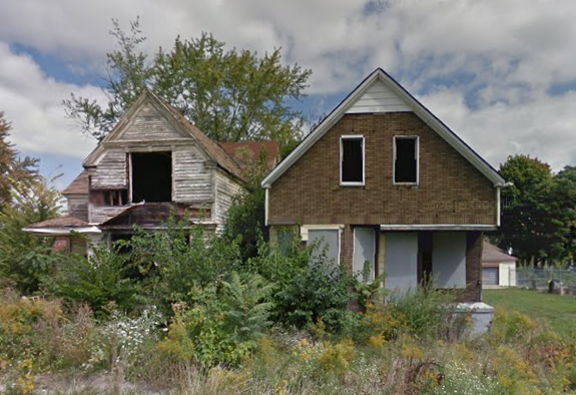
#> input picture static/images/Blighted_House.png, 576 x 395 px
$ jupyter execute Image_analysis_house.ipynb   (shell and % lines are left out)   (older library calls are emulated)
#> lines starting #> are read from the running program, lines starting #| are printed output that depends on the picture; after the words box and inside, x2 and y2 are one past the last pixel; in counts of white or black regions, pixels touching at a corner belong together
[cell 1]
from __future__ import division, print_function

# Image as an numpy array
Images are represented as standard numpy arrays. This allows maximum inter operability with other libraries in the scientific Python ecosystem, such as matplotlit, scipy, and scikit-learn.

Let's see how to build a grayscale inmage as a 2D array.

[cell 2]
import numpy as np
from matplotlib import pyplot as plt

#Let's see what np.random.random generates.
print(np.random.random(10))  # Uniform distribution in [0, 1]

random_image = np.random.random([250, 250])

plt.imshow(random_image, cmap="gray", interpolation="nearest")
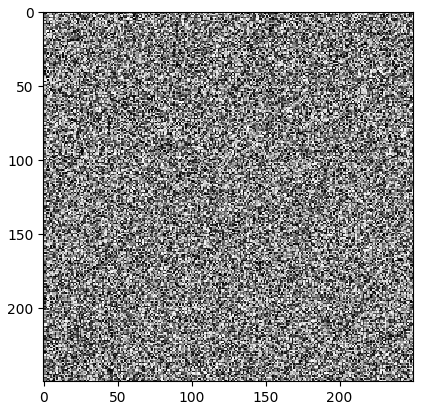
#> figure drawn by matplotlib, 1 panel

# Change the Default

(1) Change the default colormap:
plt.rcParams["image.cmap"] = "gray"

(2) Change the interpolation
plt.rcParams["image.interpolation"] = "nearest"

[cell 3]
plt.rcParams["image.cmap"] = "gray"
plt.rcParams["image.interpolation"] = "nearest"

# Image I/O
The scikit-image operates on NumPy arrays, so any image reader library that provides arrays will do. Typical options are matplotlib, pillow, imageio, imread, etc.

[cell 4]
from skimage import io

image = io.imread("./images/Blighted_House.png")
#> image is the input picture: shape (395, 576, 4); mean R, G, B, A 114.1, 114.5, 100.3, 255

print(type(image), image.dtype, image.shape)
#| <class 'numpy.ndarray'> uint8 (395, 576, 4)
plt.imshow(image, interpolation="nearest")

# Color and Exposure
As discussed earlier, images are just numpy arrays. The numbers in those arrays correspond to the intensity of each pixel (or, in the case of a color image, the intensity of a specific color). scikit-image provides the color and exposure modules.

## Basic image manipulation

Recall that color images are arrays with pixel rows and columns as the first two dimensions, plus a 3rd dimension that describes the RGB color channels and the alpha channel.

## Slicing and indexing

We want to plot just the red channel, the green channel, the red channel, and the alpha channel individually.

[cell 5]
red_channel = image[:, :, 0]
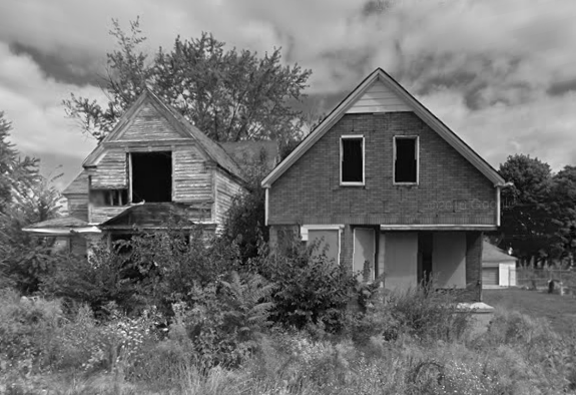
#> red_channel: shape (395, 576); min 0, max 255, mean 114.1
green_channel = image[:, :, 1]
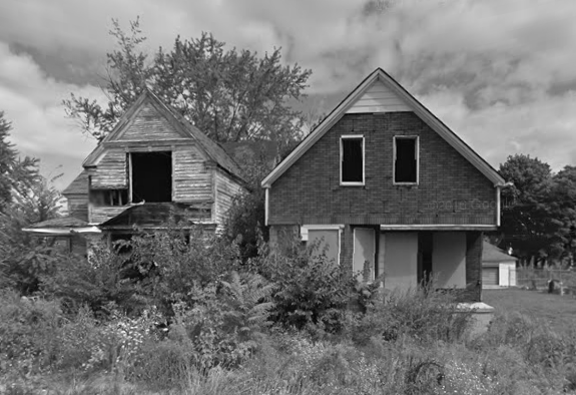
#> green_channel: shape (395, 576); min 0, max 255, mean 114.5
blue_channel = image[..., 2]
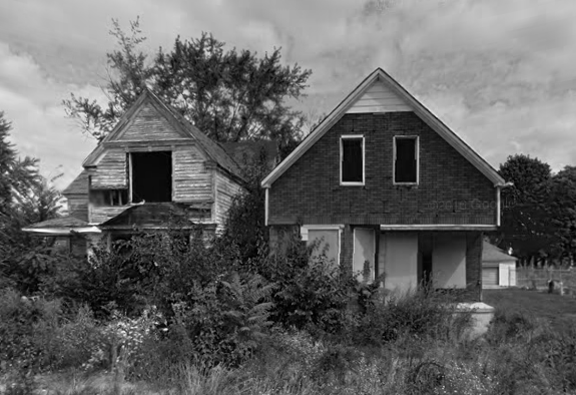
#> blue_channel: shape (395, 576); min 0, max 255, mean 100.3
alpha_channel = image[:, :, 3]
#> alpha_channel: shape (395, 576); every value is 255

print("red", red_channel.min(), red_channel.max())
#| red 0 255
print("green", green_channel.min(), green_channel.max())
#| green 0 255
print("blue", blue_channel.min(), blue_channel.max())
#| blue 0 255
print("alpha", alpha_channel.min(), alpha_channel.max())
#| alpha 255 255

fig, (ax0, ax1) = plt.subplots(1, 2, figsize=(10, 10))
ax0.imshow(red_channel, cmap="gray", interpolation="nearest")
ax1.imshow(green_channel, cmap="gray", interpolation="nearest")
fig, (ax2, ax3) = plt.subplots(1, 2, figsize=(10, 10))
ax2.imshow(blue_channel, cmap="gray", interpolation="nearest")
ax3.imshow(alpha_channel, cmap="gray", interpolation="nearest")

# Data types and Image values

In literature, one finds different conventions for representing image values:
    0 - 255 where 0 is black, 255 is white
    0 - 1   where 0 is black, 1 is white

scikit-image supports both conventions-- the choice is determined by thed data-type of the array.

The library is designed in such a way that any data-type is allowed as input, as long as the range is correct (0-1 for floating point images, 0-255 for unsigned bytes, 0-65535 for unsigned 16-bit integers)

This is achieved through the use of a few utility functions, such as img_as_float and img_as_ubyte:

[cell 6]
from skimage import img_as_float, img_as_ubyte

image_float = img_as_float(image)
image_ubyte = img_as_ubyte(image)

print("type, min, max:", image_float.dtype, image_float.min(), image_float.max())
#| type, min, max: float64 0.0 1.0
print("type, min, max:", image_ubyte.dtype, image_ubyte.min(), image_ubyte.max())
#| type, min, max: uint8 0 255

recommended using the floating potin representation, given that scikit-image mostly uses that format internally.

# Exercise: Draw a letter H in the image
Define a function that takes an RGBalpha image and a pair of coordinates (row, column), and returns the image (optionally a copy) with green letter H overlaid at those coordinates. The coordinates should point to the top-left corner of the H.

The arms and strut of the H should have a width of 3 pixels, and the H itself should have a height of 24 pixels and width of 20 pixels.

[cell 7]
def draw_H(image, coords, color=(0.8, 0.8, 0.8), in_place=True):
#> called with coords = (50, 50), color = (0.8, 0.8, 0.8), in_place = True
    out = image.copy()
    out[coords[0]+np.arange(24), coords[1], 0:3] = [0, 255, 0]
#> out: shape (395, 576, 4); 0.01% of pixels changed, all inside (x1, y1, x2, y2) = (50, 50, 51, 74)
    out[coords[0]+np.arange(24), coords[1]+1, 0:3] = [0, 255, 0]
#> out: shape (395, 576, 4); mean R, G, B, A 114.1, 114.5, 100.3, 255
    out[coords[0]+np.arange(24), coords[1]+2, 0:3] = [0, 255, 0]
#> out: shape (395, 576, 4); mean R, G, B, A 114.1, 114.5, 100.3, 255
    for i in range(3, 17):
        out[coords[0]+10+np.arange(3), coords[1]+i, 0:3] = [0, 255, 0]
#> out: shape (395, 576, 4); mean R, G, B, A 114, 114.5, 100.2, 255
    out[coords[0]+np.arange(24), coords[1]+17, 0:3] = [0, 255, 0]
#> out: shape (395, 576, 4); mean R, G, B, A 114, 114.5, 100.2, 255
    out[coords[0]+np.arange(24), coords[1]+18, 0:3] = [0, 255, 0]
#> out: shape (395, 576, 4); mean R, G, B, A 114, 114.6, 100.2, 255
    out[coords[0]+np.arange(24), coords[1]+19, 0:3] = [0, 255, 0]
#> out: shape (395, 576, 4); mean R, G, B, A 114, 114.6, 100.2, 255
    return out

[cell 8]
image_H = draw_H(image, (50, 50))
plt.imshow(image_H);

# Exercise: RGB intensity plot

plot the intensity of each channel of the image along a given row.

[cell 9]
def plot_intensity(image, row):
#> called with row = 50
    red_values = image[row, :, 0]
#> red_values = 576 values, max 190 at index 205, min 57 at index 210, mean 151.6
    green_values = image[row, :, 1]
#> green_values = 576 values, max 192 at index 269, min 60 at index 210, mean 155
    blue_values = image[row, :, 2]
#> blue_values = 576 values, max 197 at index 0, min 42 at index 183, mean 160.2

    plt.figure()
    plt.plot(red_values)
    plt.plot(green_values)
    plt.plot(blue_values)

    pass

[cell 10]
plot_intensity(image, 50)
plot_intensity(image, 150)
plot_intensity(image, 270)
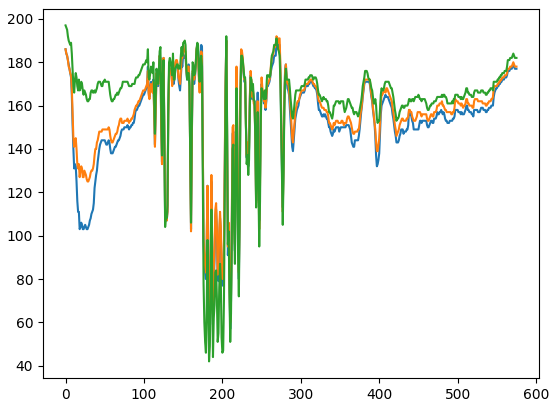
#> figure drawn by matplotlib, 1 panel; curve peaks at x = 205, y = 190; curve peaks at x = 269, y = 192; curve peaks at x = 0, y = 197
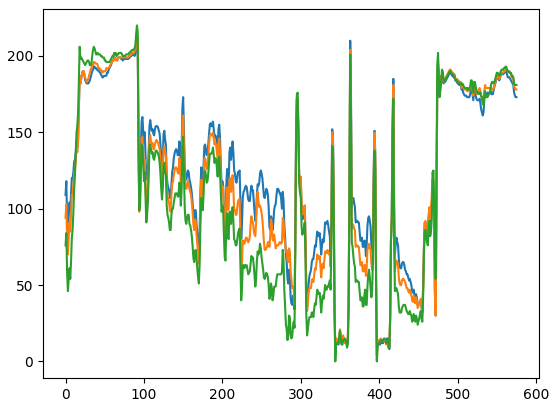
#> figure drawn by matplotlib, 1 panel; curve peaks at x = 91, y = 213; curve peaks at x = 91, y = 215; curve peaks at x = 91, y = 220
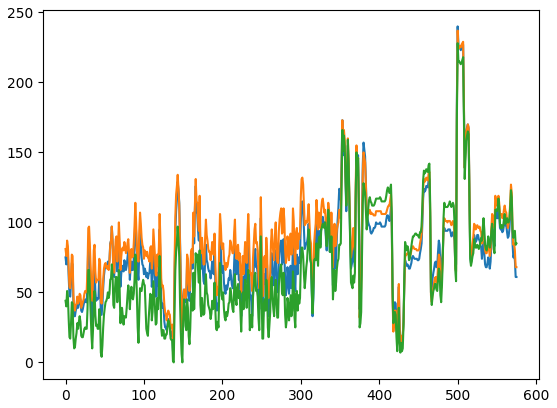
#> figure drawn by matplotlib, 1 panel; curve peaks at x = 500, y = 240; curve peaks at x = 500, y = 237; curve peaks at x = 500, y = 228

# Exercise: Convert to black and white

The *relative luminance* of an image is the intensity of light coming from each point. Different colors contribute differently to the luminance: it's very hard to have a bright, pure blue, for example. So, starting from an RGB image, the luminancee is given by

$$
Y = 0.2126R + 0.7152G + 0.0722B
$$

Convert an RGB image to a grayscale luminance image.

[cell 11]
white = 0.2126*red_channel + 0.7152*green_channel + 0.0722*blue_channel

plt.imshow(white)

# Histograms

Histograms are a quick way to get a feel for **the global statistics of the image intensity**. For example, they can tell where to set a threshold or how to adjust the contrast of an image

[cell 12]
plt.hist(image[..., :3].ravel())
plt.hist(image[..., 3].ravel())
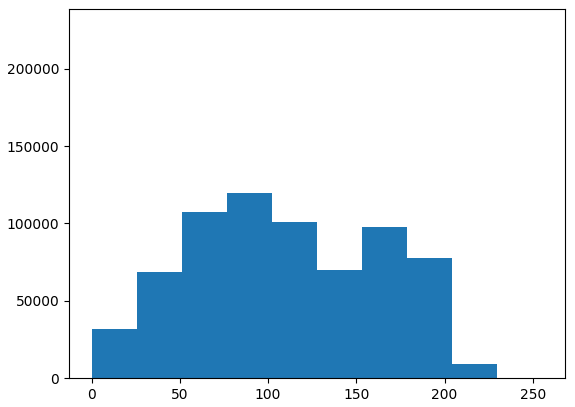
#> figure drawn by matplotlib, 1 panel; tallest bar 119570 high, from x = 76.5 to 102; tallest bar 227520 high, from x = 255 to 255.1

## Histograms and contrast

Enhancing the contrast of an image allow us to more easily identify features in an image, both by eye and by detection algorithms.

[cell 13]
from skimage import exposure
high_contrast = exposure.rescale_intensity(image, in_range=(10, 200))
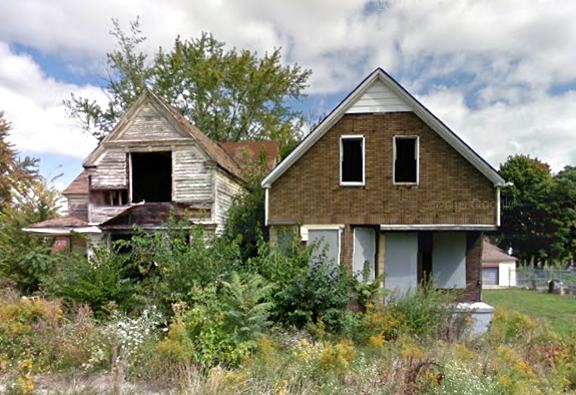
#> high_contrast: shape (395, 576, 4); mean R, G, B, A 139.1, 139.5, 120.5, 255

[cell 14]
print(high_contrast.shape)
#| (395, 576, 4)
fig, (ax0, ax1) = plt.subplots(1,2, figsize=(10, 10))
ax0.hist(high_contrast[...,:3].ravel())
ax1.imshow(high_contrast)
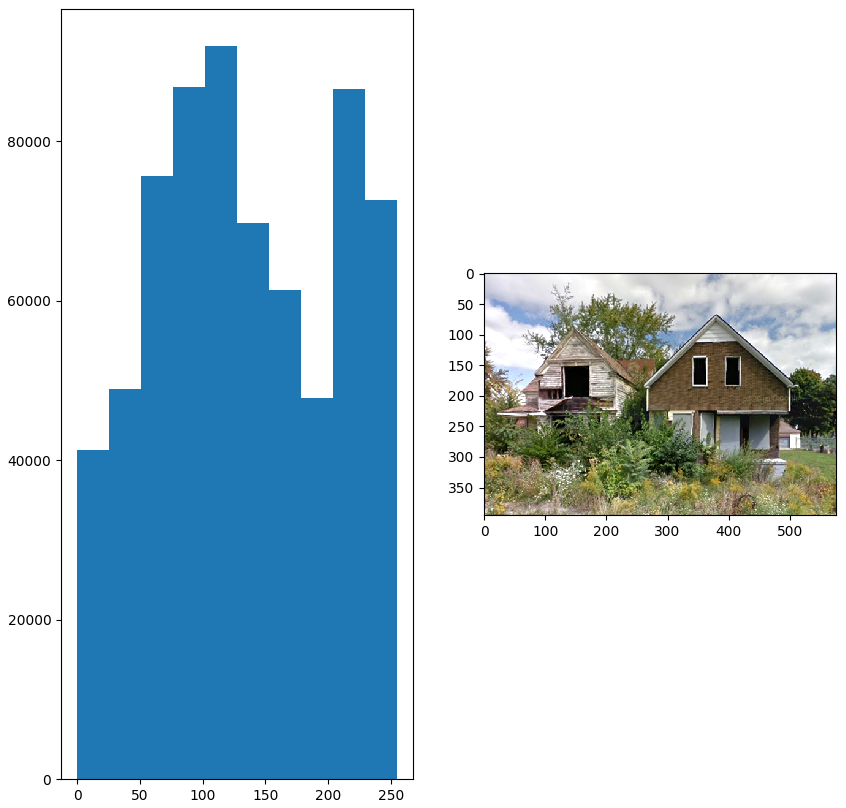
#> figure drawn by matplotlib, 2 panels; panel 1: tallest bar 91974 high, from x = 102 to 127.5
